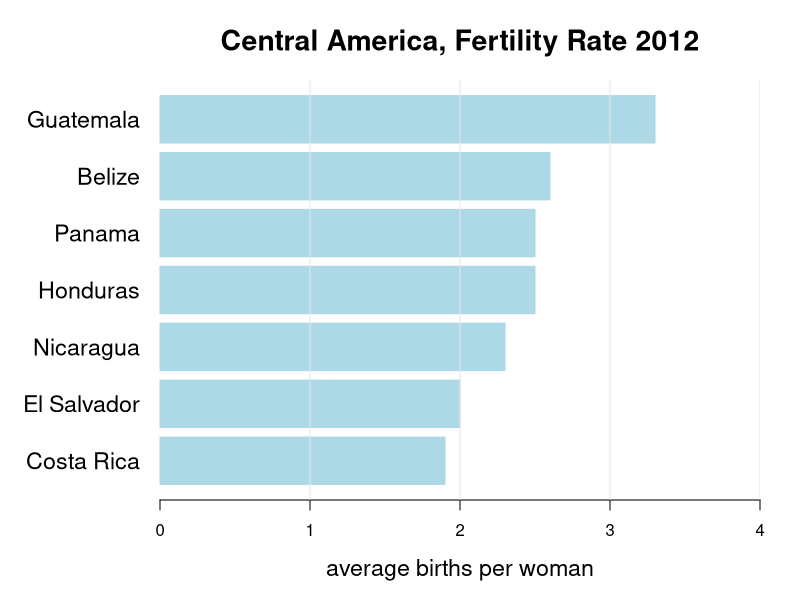

This figure's R source:
## ----barplot, fig.width = 7, fig.height = 4----
TFR <- c(2.6, 1.9, 2.0, 3.3, 2.5, 2.3, 2.5)
names(TFR) <- c("Belize", "Costa Rica", "El Salvador",
               "Guatemala","Honduras", "Nicaragua",
               "Panama")
TFR <- sort(TFR)
par(mar=c(5,8,4,2))
barplot (TFR, horiz = TRUE,
         col = "lightblue",
         border = "lightblue",
         main ="Central America, Fertility Rate 2012",
         xlab = "average births per woman",
         xlim = c(0,4),
         cex.lab = 1.4,
         cex.main = 1.7,
         cex.names = 1.4,
         las = 1)
abline(v = 1:4, col = "grey90")

